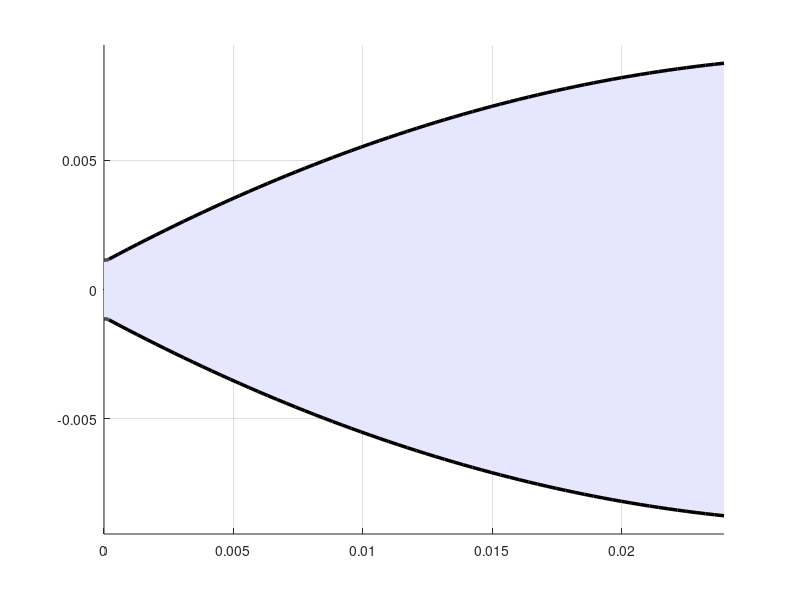

Source code (MATLAB): (Note: this script raises an error after producing the figure.)
% Nozzle Contour Generation - Method 1: Rao's Parabolic Approximation
%
% Summary of Logic:
% This script generates a 2D nozzle contour using the standard Rao Parabolic Approximation method.
% 1. It calculates the necessary nozzle parameters (Area Ratio, Throat Radius Rt, Exit Radius Re)
%    based on the given inputs (Thrust, Pressure, Temperature, Gamma).
% 2. It defines the nozzle geometry in three sections:
%    - Convergent Section: A circular arc leading to the throat.
%    - Throat Section: A circular arc downstream of the throat (radius 0.382 * Rt).
%    - Divergent Bell Section: A parabola fitting between the throat section end and the exit radius.
%      The parabola is defined by the initial wall angle (theta_n) and the exit wall angle (theta_e).
% 3. The script solves for the parabolic coefficients and generates coordinate points.
% 4. Finally, it plots the full 2D contour and outputs the coordinates to the command window.

clear; clc; close all;

% --- Inputs & Constants ---
F_ideal = 12; % Newtons
P_c_low = 5e5; % Pa
P_c_high = 20e5; % Pa
Pc_array = linspace(P_c_low,P_c_high,1000);
t_r = 0.005; % seconds
T_c = 1222; % K
MW = 0.022560; % kg/mol
R = 8.314/MW; % J/kg
g = 9.806; % m/s^2
gamma    = 1.25;

% --- Derived Parameters ---
term = (2/(gamma+1))^((gamma+1)/(2*(gamma-1)));
C_star = sqrt(R*T_c) / ( sqrt(gamma) * term );

% Design Point Selection (Using target values from original code)
A_ratio_target = 60;
A_t_target = 4e-6; % m^2

% Calculate Exit Radius
Rt = sqrt(A_t_target/pi);
Re = sqrt(A_ratio_target) * Rt;

% --- Rao Nozzle Geometry Parameters ---
% Standard parabolic bell nozzle parameters (approximate optimum)
% Length of nozzle: often defined as percentage of a 15-degree conical nozzle
% L_cone_15 = (Re - Rt) / tan(deg2rad(15));
% L_nozzle = 0.8 * L_cone_15; % 80% bell nozzle

theta_n = 28 * (pi/180); % Initial parabola angle (inflection point angle), typical 20-30 deg
theta_e = 6 * (pi/180);  % Exit angle, typical 2-8 deg

% Coordinate System: Throat is at (0, Rt)
% Throat Downstream Arc: Radius Rw = 0.382 * Rt (Standard)
Rw = 0.382 * Rt;

% End of Throat Arc (Inflection Point N)
x_n = Rw * sin(theta_n);
y_n = Rt + Rw * (1 - cos(theta_n));

% Length of Bell (L)
% We can determine L based on fitting a parabola y = ax^2 + bx + c
% Constraints:
% 1. At x = x_n, y = y_n
% 2. At x = x_n, dy/dx = tan(theta_n)
% 3. At x = L, y = Re
% 4. At x = L, dy/dx = tan(theta_e)
% This is an over-constrained system for a simple quadratic parabola if L is fixed.
% Standard Rao method actually constructs the parabola based on these boundary conditions to FIND L.
% Parabola: x(y) or y(x). Usually y(x) = a*x^2 + b*x + c is used.
% Let's use coordinate transformation so x_n is 0 for the parabola segment.
% y = a*x'^2 + b*x' + c  where x' = x - x_n.
% At x'=0 (Inflection): y = y_n, dy/dx' = tan(theta_n)
%   -> c = y_n
%   -> b = tan(theta_n)
% At x'=Ln (Exit): y = Re, dy/dx' = tan(theta_e)
%   -> Re = a*Ln^2 + b*Ln + c
%   -> tan(theta_e) = 2*a*Ln + b
% Solve for a and Ln.
% From (2): a = (tan(theta_e) - b) / (2*Ln)
% Subst into (1): Re = [(tan(theta_e) - b)/(2*Ln)] * Ln^2 + b*Ln + c
% Re = (tan(theta_e) - b)*Ln/2 + b*Ln + c
% Re - c = Ln/2 * (tan(theta_e) - b + 2*b)
% Re - y_n = Ln/2 * (tan(theta_e) + tan(theta_n))
% Ln = 2 * (Re - y_n) / (tan(theta_e) + tan(theta_n))
% a = (tan(theta_e) - tan(theta_n)) / (2*Ln)

Ln = 2 * (Re - y_n) / (tan(theta_e) + tan(theta_n));
a  = (tan(theta_e) - tan(theta_n)) / (2*Ln);
b  = tan(theta_n);
c  = y_n;

% --- Generate Points ---
N_points = 100;

% 1. Throat Arc Section
theta_arc = linspace(0, theta_n, round(N_points/3));
x_arc = Rw * sin(theta_arc);
y_arc = Rt + Rw * (1 - cos(theta_arc));

% 2. Bell Parabola Section
x_par_local = linspace(0, Ln, round(2*N_points/3));
x_bell = x_n + x_par_local;
y_bell = a * x_par_local.^2 + b * x_par_local + c;

% Combine
x_nozzle = [x_arc, x_bell];
y_nozzle = [y_arc, y_bell];

% --- Output ---
fprintf('Method 1: Rao Parabolic Approximation\n');
fprintf('Expansion Ratio: %.2f\n', A_ratio_target);
fprintf('Nozzle Length:   %.4f m\n', x_nozzle(end));
fprintf('Exit Radius:     %.4f m\n', y_nozzle(end));
fprintf('Wall Coordinates (x, y):\n');
for i = 1:10:length(x_nozzle) % Print sparse sample
    fprintf('%.6f, %.6f\n', x_nozzle(i), y_nozzle(i));
end

% --- Plotting ---
figure('Name', 'Method 1: Rao Parabolic');
hold on; axis equal; grid on;

% Fill Interior
fill([x_nozzle, fliplr(x_nozzle)], [y_nozzle, -fliplr(y_nozzle)], [0.9 0.9 1.0], 'EdgeColor', 'none');

% Plot Upper and Lower Walls
plot(x_nozzle, y_nozzle, 'k-', 'LineWidth', 2.5);
plot(x_nozzle, -y_nozzle, 'k-', 'LineWidth', 2.5);

% Plot Axis
yline(0, 'k-.', 'LineWidth', 1.5);
xline(0, 'k--', 'LineWidth', 1);

% --- Annotations ---

% 1. Radii (Rt and Re)
plot([0 0], [0 Rt], 'r-', 'LineWidth', 1.5); % Rt Line
plot([x_nozzle(end) x_nozzle(end)], [0 Re], 'r-', 'LineWidth', 1.5); % Re Line

% Rt Label: Left and Down
text(0, Rt/3, sprintf('R_t = %.4f m', Rt), 'HorizontalAlignment', 'center', 'VerticalAlignment', 'bottom', 'Rotation', 90, 'FontSize', 10, 'Color', 'r');
% Re Label: More Right
text(x_nozzle(end), Re/3, sprintf('R_e = %.4f m', Re), 'HorizontalAlignment', 'center', 'VerticalAlignment', 'top', 'Rotation', 90, 'FontSize', 10, 'Color', 'r');

% 2. Inflection Point (xn, yn)
plot(x_n, y_n, 'ro', 'MarkerFaceColor', 'r', 'MarkerSize', 6);
text(x_n, y_n*1.1, sprintf('Inflection\n\\theta_n = %.1f^o', rad2deg(theta_n)), 'HorizontalAlignment', 'center', 'FontSize', 10);

% 3. Exit Point Angle
plot(x_nozzle(end), y_nozzle(end), 'ro', 'MarkerFaceColor', 'r', 'MarkerSize', 6);
text(x_nozzle(end), y_nozzle(end)*1.1, sprintf('Exit\n\\theta_e = %.1f^o', rad2deg(theta_e)), 'HorizontalAlignment', 'center', 'FontSize', 10);

% 4. Throat Label
text(-0.001, Rt*1.2, 'Throat Plane', 'HorizontalAlignment', 'right', 'FontSize', 10);

% Axes Labels and Title
xlabel('Axial Position x (m)', 'FontSize', 12, 'FontWeight', 'bold');
ylabel('Radius r (m)', 'FontSize', 12, 'FontWeight', 'bold');
title({'2D Nozzle Contour - Rao Parabolic Approximation'; sprintf('Area Ratio = %.1f', A_ratio_target)}, 'FontSize', 14);

% Limits
xlim([-0.005, x_nozzle(end)*1.1]);
ylim([-Re*1.3, Re*1.3]);
